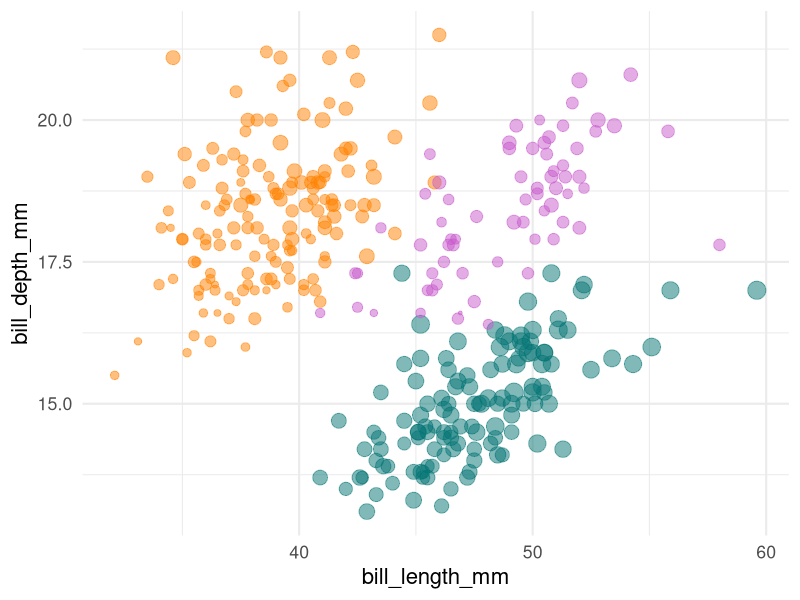
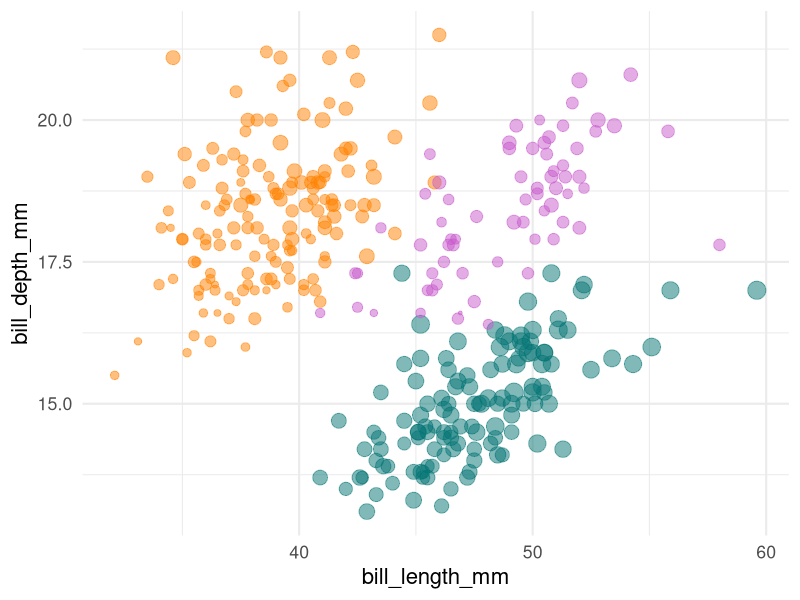
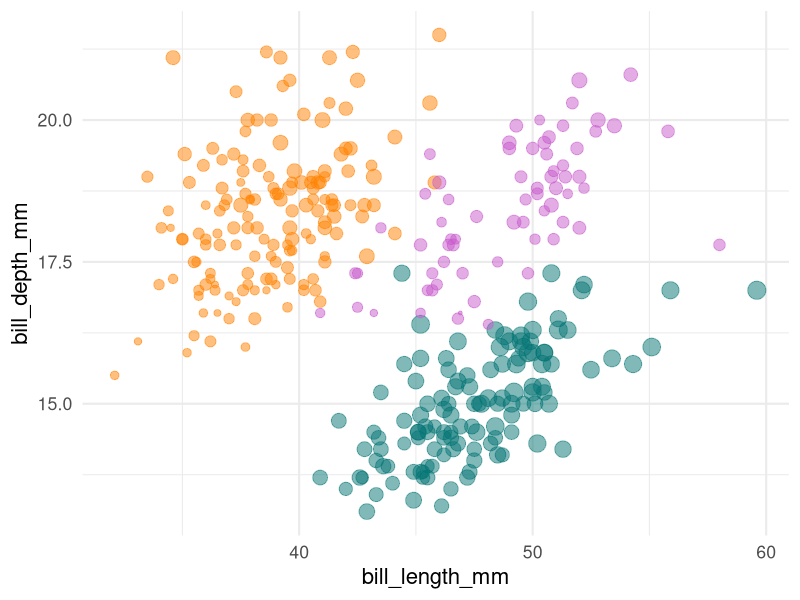
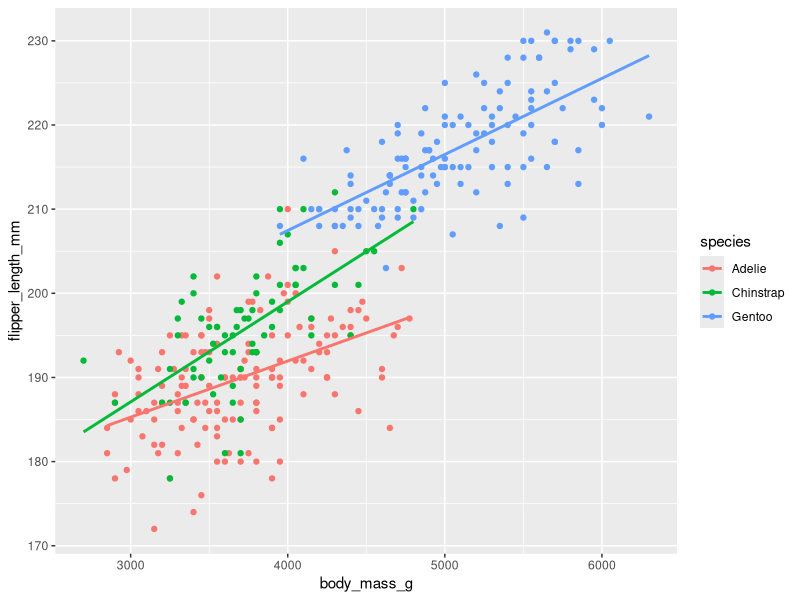
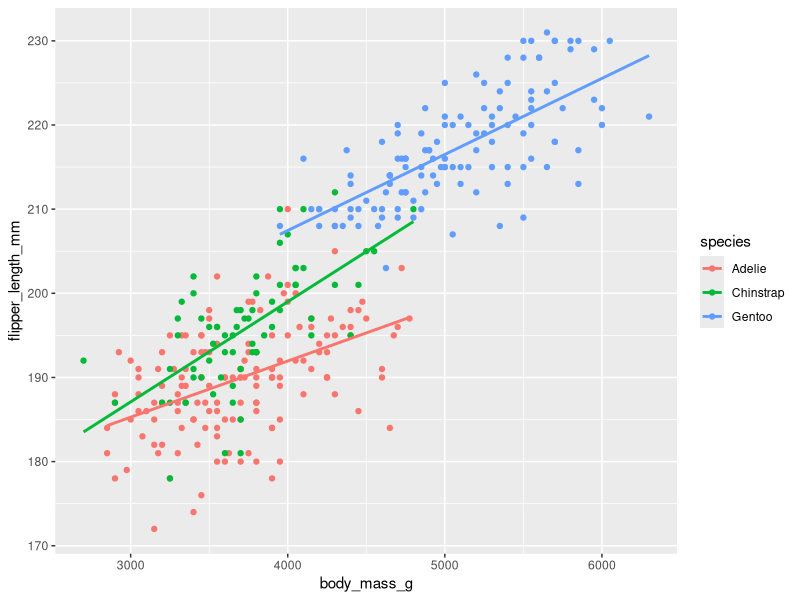
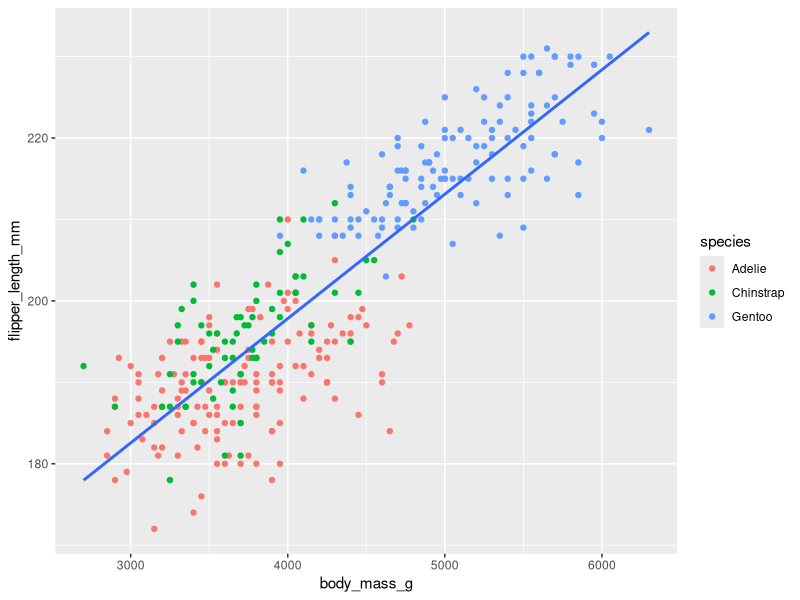
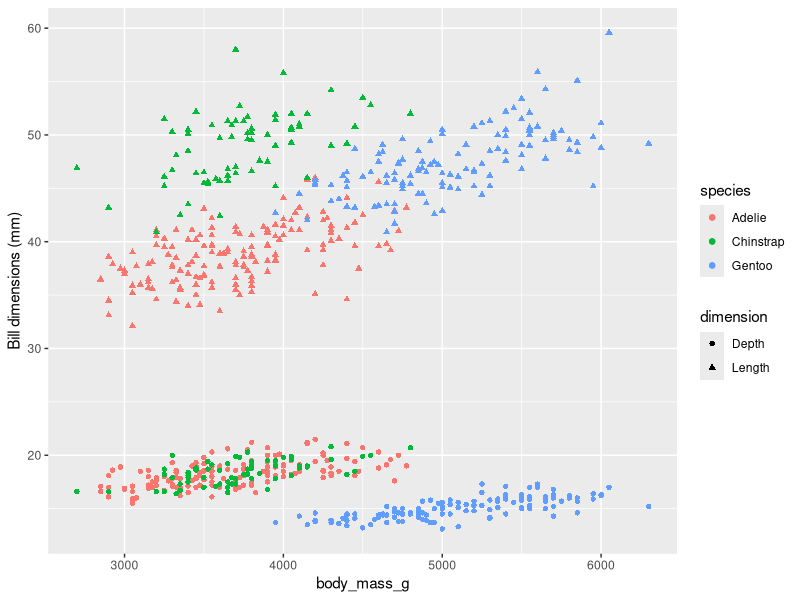
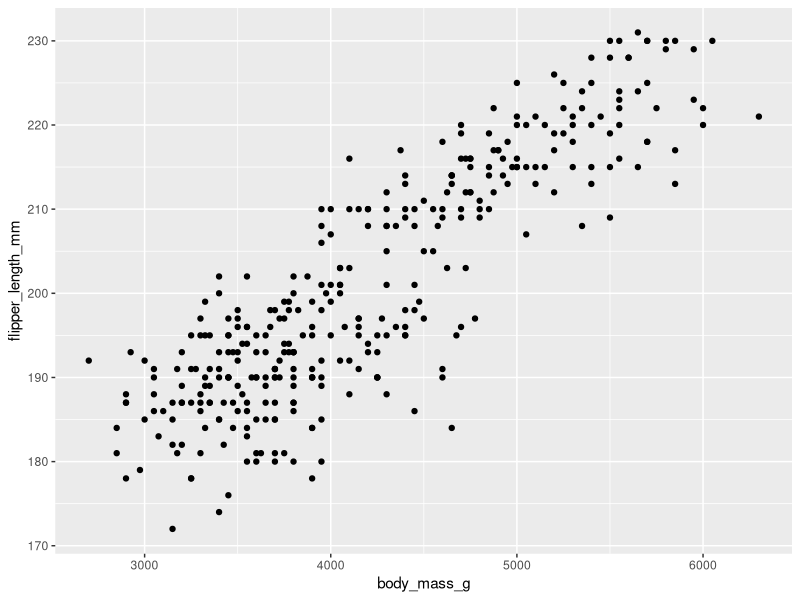

Generate these figures, in order, with R:
## ---- chunk 1
#| warning: false
#| echo: false
#| fig-width: 4
#| fig-height: 4

library(palmerpenguins)
library(ggplot2)
library(dplyr)

ggplot(penguins, aes(x = bill_length_mm, y = bill_depth_mm, 
                     size = body_mass_g,
                     color = species)) +
  geom_point(alpha = 0.5) +
  theme_minimal(base_size = 16) +
  scale_color_manual(values = c("#FF8100", "#C75BCB", "#057575")) +
  guides(size = "none",
         color = "none")
## ---- chunk 2
#| warning: false
#| echo: false
#| fig-width: 4
#| fig-height: 4

library(palmerpenguins)
library(ggplot2)

ggplot(penguins, aes(x = bill_length_mm, y = bill_depth_mm, 
                     size = body_mass_g,
                     color = species)) +
  geom_point(alpha = 0.5) +
  theme_minimal(base_size = 16) +
  scale_color_manual(values = c("#FF8100", "#C75BCB", "#057575")) +
  guides(size = "none",
         color = "none")
## ---- chunk 3
#| warning: false
#| echo: false
#| fig-width: 4
#| fig-height: 4

library(palmerpenguins)
library(ggplot2)

ggplot(penguins, aes(x = bill_length_mm, y = bill_depth_mm, 
                     size = body_mass_g,
                     color = species)) +
  geom_point(alpha = 0.5) +
  theme_minimal(base_size = 16) +
  scale_color_manual(values = c("#FF8100", "#C75BCB", "#057575")) +
  guides(size = "none",
         color = "none")
## ---- chunk 4
#| echo: false
example <- penguins[c(1:2, 160:161, 283:284), c(1, 3:4, 6)]
example
## ---- chunk 5
#| echo: false
library(dplyr)
example <- penguins[c(1:2, 160:161, 283:284), c(1, 3:4, 6)]
example %>%
  rename(x = bill_length_mm,
         y = bill_depth_mm,
         Size = body_mass_g,
         Color = species)
## ---- chunk 6
#| ref.label: "goal-plot"
#| echo: false
## ---- chunk 7
#| fig-width: 5
#| fig-height: 4
ggplot(penguins, aes(x = body_mass_g, 
                     y = flipper_length_mm, 
                     color = species)) +
  geom_point() +
  geom_smooth(method = "lm", se = FALSE) 
## ---- chunk 8
#| code-line-numbers: "|3|"
#| fig-width: 5
#| fig-height: 4
ggplot(penguins, aes(x = body_mass_g, 
                     y = flipper_length_mm, 
                     color = species)) +
  geom_point() +
  geom_smooth(method = "lm", se = FALSE) 
## ---- chunk 9
#| code-line-numbers: "|3|"
#| fig-width: 5
#| fig-height: 4
ggplot(penguins, aes(x = body_mass_g, 
                     y = flipper_length_mm)) +
  geom_point(aes(color = species)) +
  geom_smooth(method = "lm", 
              se = FALSE) 
## ---- chunk 10
#| echo: false
#| fig-width: 5
#| fig-height: 4
ggplot(penguins, 
       aes(x = body_mass_g,
           color = species)) +
  geom_point(aes(y = bill_length_mm, 
                 shape = "Length")) +
  geom_point(aes(y = bill_depth_mm, 
                 shape = "Depth")) +
  ylab("Bill dimensions (mm)") +
  labs(shape = "dimension")
## ---- chunk 11
#| echo: false
#| fig-width: 5
#| fig-height: 5
ggplot() +
  layer(data = penguins,
        mapping = aes(x = body_mass_g,
                      y = flipper_length_mm),
        geom = "point", 
        stat = "identity",
        position = "identity") +
  scale_x_continuous() +
  scale_y_continuous() +
  coord_cartesian()
## ---- chunk 12
#| echo: false
ggplot() +
  geom_point(data = penguins,
             mapping = aes(x = body_mass_g,
                           y = flipper_length_mm))
## ---- chunk 13
#| fig-width: 5
#| fig-height: 4
ggplot(data = penguins, 
       mapping = aes(x = species, 
                     fill = sex)) +
  stat_count()
## ---- chunk 14
#| fig-width: 5
#| fig-height: 4
ggplot(data = penguins, 
       mapping = aes(x = species, 
                     fill = sex)) +
  geom_bar()
## ---- chunk 15
#| fig-width: 5
#| fig-height: 4
ggplot(data = penguins, 
       mapping = aes(x = body_mass_g, 
                     fill = species)) +
  stat_density(alpha = 0.5)
## ---- chunk 16
#| fig-width: 5
#| fig-height: 4
ggplot(data = penguins, 
       mapping = aes(x = body_mass_g, 
                     fill = species)) +
  geom_density(alpha = 0.5)
## ---- chunk 17
#| echo: false
#| fig-width: 5
#| fig-height: 4

penguins %>%
  count(species) %>%
  ggplot(aes(x = species, y = n)) +
  geom_bar(stat = "identity")

## ---- chunk 18
#| fig-width: 5
#| fig-height: 4
#| echo: false
ggplot(penguins, aes(x = species, 
                     y = after_stat(prop),
                     group = 1)) +
  geom_bar()

## ---- chunk 19
#| fig-width: 5
#| fig-height: 4
#| echo: false
ggplot(penguins) +
  stat_summary(aes(x = species,
                   y = body_mass_g),
               fun.min = min,
               fun.max = max,
               fun = mean)
## ---- chunk 20
#| fig-width: 5
#| fig-height: 4
#| fig-align: center
ggplot(data = penguins, mapping = aes(x = species, fill = sex)) +
  geom_bar(position = "stack")
## ---- chunk 21
#| fig-width: 5
#| fig-height: 4
#| fig-align: center
ggplot(data = penguins, mapping = aes(x = species, fill = sex)) +
  geom_bar(position = "fill")
## ---- chunk 22
#| fig-width: 5
#| fig-height: 4
#| fig-align: center
ggplot(data = penguins, mapping = aes(x = species, 
                     fill = sex)) +
  geom_bar(position = "dodge")
## ---- chunk 23
#| fig-width: 5
#| fig-height: 4
#| fig-align: center
ggplot(data = penguins, mapping = aes(x = species, y = body_mass_g, color = sex)) +
  geom_point(position = "identity")
## ---- chunk 24
#| fig-width: 5
#| fig-height: 4
#| fig-align: center
ggplot(data = penguins, mapping = aes(x = species, y = body_mass_g, color = sex)) +
  geom_point(position = "jitter")
## ---- chunk 25
#| fig-width: 5
#| fig-height: 4
#| fig-align: center
ggplot(data = penguins, mapping = aes(x = species, y = body_mass_g, color = sex)) +
  geom_point(position = position_jitterdodge())
## ---- chunk 26
#| echo: false
#| fig-width: 6
#| fig-height: 5
#| fig-align: center
library(multcompView)
library(tidyverse)

# Run ANOVA and get letters
m1 <- aov(body_mass_g ~ species * sex, data = penguins)
cld <- multcompLetters4(m1, TukeyHSD(m1))

# Create dataframe for plot
cld_df <- data.frame(letter = cld$`species:sex`$Letters) %>%
  tibble::rownames_to_column("name") %>%
  mutate(species = str_extract(name, "^[^\\:]+"),
         sex = str_extract(name, "(?<=\\:).*"))
ggplot(data = penguins %>%
         filter(!is.na(sex)),
       mapping = aes(x = species, 
                     y = body_mass_g,
                     color = sex)) +
  geom_jitter(alpha = 0.15,
              position = position_jitterdodge()) +
  stat_summary(fun = mean,
               fun.min = function(x) mean(x) - sd(x),
               fun.max = function(x) mean(x) + sd(x),
               position = position_dodge(width = 0.75))
  # geom_text(data = cld_df, 
  #           mapping = aes(x = species,
  #                         y = 6000,
  #                         group = sex,
  #                         label = letter),
  #           hjust = 0.5,
  #           position = position_dodge(width = 0.75),
  #           color = "black")

## ---- chunk 27
#| echo: false
#| fig-align: center
ggplot(penguins, aes(x = body_mass_g,
                     y = flipper_length_mm)) +
  geom_point(data = dplyr::select(penguins, -species), color = "grey") +
  geom_point(aes(color = species)) +
  facet_wrap(~species)
## ---- chunk 28
#| echo: false
#| fig-width: 5
#| fig-height: 4
#| fig-align: center
ggplot(penguins, 
       aes(x = body_mass_g,
           y = flipper_length_mm)) +
  geom_point(aes(color = species)) +
  theme_bw()
## ---- chunk 29
#| echo: false
#| fig-width: 5
#| fig-height: 4
#| fig-align: center
ggplot(penguins, 
       aes(x = body_mass_g,
           y = flipper_length_mm)) +
  geom_point(aes(color = species)) +
  theme_minimal()
## ---- chunk 30
#| echo: false
#| fig-width: 5
#| fig-height: 4
#| fig-align: center
ggplot(penguins, 
       aes(x = body_mass_g,
           y = flipper_length_mm)) +
  geom_point(aes(color = species)) +
  theme_classic()
